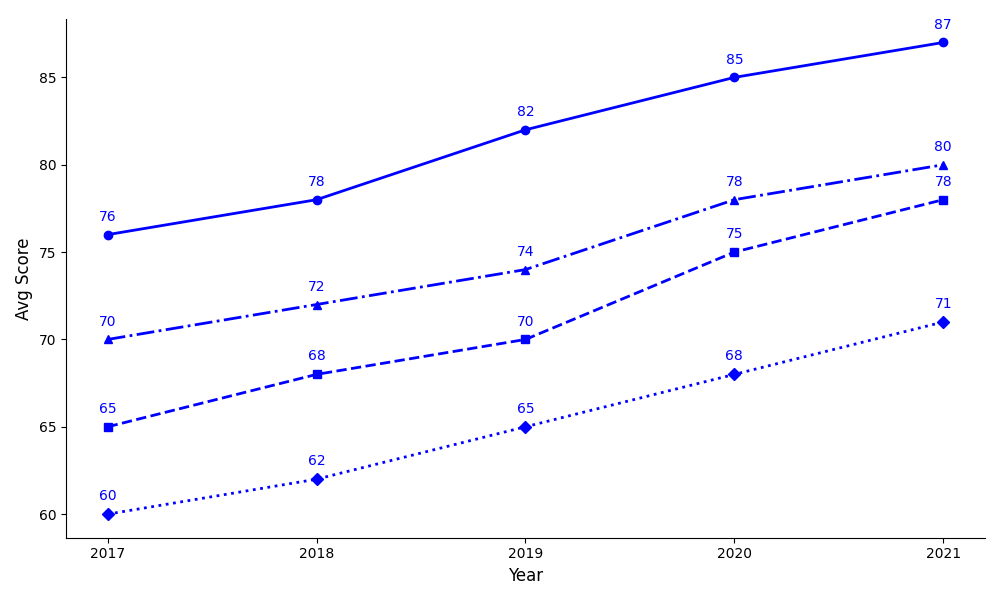

Generate this figure with Python:
import numpy as np
import matplotlib.pyplot as plt

years = np.array([2017, 2018, 2019, 2020, 2021])
group_a_scores = np.array([76, 78, 82, 85, 87])
group_b_scores = np.array([65, 68, 70, 75, 78])
group_c_scores = np.array([70, 72, 74, 78, 80])
group_d_scores = np.array([60, 62, 65, 68, 71])  # New data series

fig, ax = plt.subplots(figsize=(10, 6))

ax.plot(years, group_a_scores, marker='o', linestyle='-', linewidth=2, markersize=6, color='blue')
ax.plot(years, group_b_scores, marker='s', linestyle='--', linewidth=2, markersize=6, color='blue')
ax.plot(years, group_c_scores, marker='^', linestyle='-.', linewidth=2, markersize=6, color='blue')
ax.plot(years, group_d_scores, marker='D', linestyle=':', linewidth=2, markersize=6, color='blue')  # Added new series

ax.set_xlabel('Year', fontsize=12)
ax.set_ylabel('Avg Score', fontsize=12)

ax.set_xticks(years)
ax.set_yticks(np.arange(60, 90, 5))

for i in range(len(years)):
    ax.annotate(f'{group_a_scores[i]}', xy=(years[i], group_a_scores[i]), textcoords="offset points", xytext=(0, 10), ha='center', color='blue')
    ax.annotate(f'{group_b_scores[i]}', xy=(years[i], group_b_scores[i]), textcoords="offset points", xytext=(0, 10), ha='center', color='blue')
    ax.annotate(f'{group_c_scores[i]}', xy=(years[i], group_c_scores[i]), textcoords="offset points", xytext=(0, 10), ha='center', color='blue')
    ax.annotate(f'{group_d_scores[i]}', xy=(years[i], group_d_scores[i]), textcoords="offset points", xytext=(0, 10), ha='center', color='blue')  # Annotate new series

ax.spines['top'].set_visible(False)
ax.spines['right'].set_visible(False)

plt.tight_layout()
plt.show()
